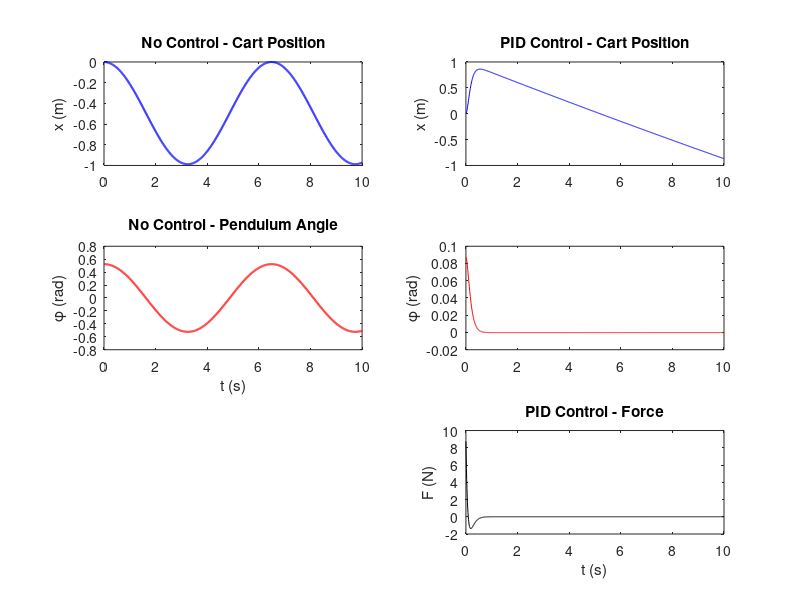

The MATLAB source for this figure: (Note: this script raises an error after producing the figure.)
function inverted_pendulum_simulation()
  close all;

  % --- System Parameters ---
  M = 1;      % kg, cart mass
  m = 0.1;    % kg, pendulum mass
  l = 1;      % m, pendulum length
  g = 9.81;   % m/s^2, gravity
  I = 0.006;  % kg*m^2, pendulum inertia

  % --- Simulation Parameters ---
  T = 10;     % seconds, simulation time
  N = 1000;   % Number of steps
  h = T / N;  % time step
  t = 0:h:T;  % time vector

  % --- Initial Conditions ---
  z0_no_control = [0; 0; pi / 6; 0]; % [x; x_dot; phi; phi_dot]
  z0_pid = [0; 0; pi / 36; 0];       % [x; x_dot; phi; phi_dot]

  % --- PID Control Gains ---
  Kp = 100;
  Ki = 1;
  Kd = 20;

  % --- Function Definitions ---
  fz = @(t, z, M, m, l, g, I, F) [
    z(2);
    ((m * l) / ((M + m) * (I + m * l^2) - (m * l)^2)) * (-m * g * l * sin(z(3)) + m * l * z(4)^2 * sin(z(3)) * cos(z(3))) + ((M + m) / ((M + m) * (I + m * l^2) - (m * l)^2)) * F;
    z(4);
    ((I + m * l^2) / ((M + m) * (I + m * l^2) - (m * l)^2)) * (-m * g * l * sin(z(3)) + m * l * z(4)^2 * sin(z(3)) * cos(z(3))) - (m * l / ((M + m) * (I + m * l^2) - (m * l)^2)) * F
  ];

  % --- Simulation Without Control ---
  z_no_control = zeros(4, length(t));
  z_no_control(:, 1) = z0_no_control;

  for n = 1:N
    k1 = h * fz(t(n), z_no_control(:, n), M, m, l, g, I, 0);
    k2 = h * fz(t(n) + h / 2, z_no_control(:, n) + k1 / 2, M, m, l, g, I, 0);
    k3 = h * fz(t(n) + h / 2, z_no_control(:, n) + k2 / 2, M, m, l, g, I, 0);
    k4 = h * fz(t(n) + h, z_no_control(:, n) + k3, M, m, l, g, I, 0);
    z_no_control(:, n + 1) = z_no_control(:, n) + (k1 + 2 * k2 + 2 * k3 + k4) / 6;
  end

  % --- PID Control Simulation ---
  z_pid = zeros(4, length(t));
  z_pid(:, 1) = z0_pid;
  u = zeros(1, length(t)); % Control input
  int_e = 0;             % Integral of error

  for n = 1:N
    phi = z_pid(3, n);
    phi_dot = z_pid(4, n);
    e = phi - 0;          % Error (target phi = 0)
    int_e = int_e + e * h;
    der_e = phi_dot;

    u(n) = Kp * e + Ki * int_e + Kd * der_e;

    k1 = h * fz(t(n), z_pid(:, n), M, m, l, g, I, u(n));
    k2 = h * fz(t(n) + h / 2, z_pid(:, n) + k1 / 2, M, m, l, g, I, u(n));
    k3 = h * fz(t(n) + h / 2, z_pid(:, n) + k2 / 2, M, m, l, g, I, u(n));
    k4 = h * fz(t(n) + h, z_pid(:, n) + k3, M, m, l, g, I, u(n));
    z_pid(:, n + 1) = z_pid(:, n) + (k1 + 2 * k2 + 2 * k3 + k4) / 6;
  end

  % --- Plotting ---
  figure;

  % No Control
  subplot(3, 2, 1);
  plot(t, z_no_control(1, :), 'b', 'LineWidth', 1.5);
  ylabel('x (m)');
  title('No Control - Cart Position');

  subplot(3, 2, 3);
  plot(t, z_no_control(3, :), 'r', 'LineWidth', 1.5);
  ylabel('\phi (rad)');
  xlabel('t (s)');
  title('No Control - Pendulum Angle');

  % PID Control
  subplot(3, 2, 2);
  plot(t, z_pid(1, :), 'b');
  ylabel('x (m)');
  title('PID Control - Cart Position');

  subplot(3, 2, 4);
  plot(t, z_pid(3, :), 'r');
  ylabel('\phi (rad)');

  subplot(3, 2, 6);
  plot(t, u, 'k');
  ylabel('F (N)');
  xlabel('t (s)');
  title('PID Control - Force');

  % Overall Title
  sgtitle('Inverted Pendulum Simulation Comparison');
end

% Run the simulation
inverted_pendulum_simulation();